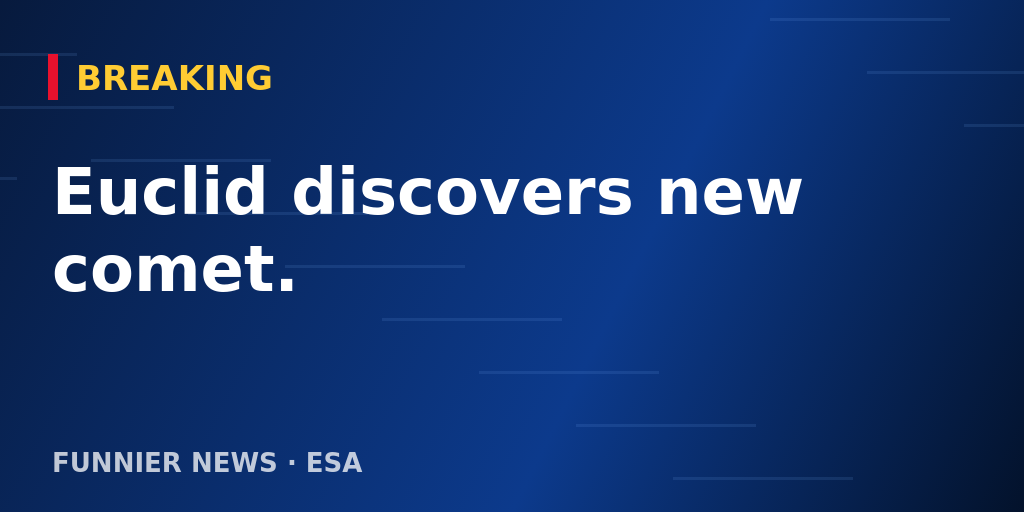
#> input picture sets/blender/newsroom_cards/breaking/wall.png, 1024 x 512 px
$ python -i newsroom_gfx.py   (imports and definitions only)
#> lines starting #> are read from the running program, lines starting #| are printed output that depends on the picture
"""Newsroom graphics package (PIL, no Blender): a skin's branding painted onto the studio's live surfaces.

    python3 sets/blender/newsroom_gfx.py cards --skin goodnight --prog episode/programme.json --out episode/cards
    python3 sets/blender/newsroom_gfx.py cards --skin galactic --sample --out /tmp/cards      # stills: a sample story

Live surfaces (named slots of the master studio):
    wall cards   news_wall_screen (the LED wall): title, story<k> (kicker + headline + credit), ambient (the skin's art
                 with no text: what the wall shows whenever a camera would crop a headline), signoff
    desk band    news_desk_brand: the show name across the desk front
    overlays     composited last over the rendered frames (newsroom_finish.py): the bug, lower thirds, the animated
                 intro title sequence and the outro sign-off card (then film grain)

Card styles (brand.card_style in news_skins/<skin>.json): paper-sun (Goodnight), starfield (Galactic), wire (Night
Wire), and generic: any other value draws a clean layout from the palette over the skin's own background image
(brand.assets.card_background, a path relative to news_skins/), so a new skin needs no code. Fonts are vendored OFL
fonts in sets/blender/newsroom_fonts; a skin may name its own font file in news_skins/ (brand.fonts.*).
"""
import argparse, json, math, pathlib, random

from PIL import Image, ImageDraw, ImageFilter, ImageFont

HERE = pathlib.Path(__file__).resolve().parent
FONTS = HERE / "newsroom_fonts"
SKINS = HERE / "news_skins"
CARD = (2048, 1024)
BAND = (2048, 224)


# [5 lines left out: function load_skin, not called in this run]


def rgb(h, a=255):
    h = h.lstrip("#")
    return tuple(int(h[i:i + 2], 16) for i in (0, 2, 4)) + (a,)


# [55 lines left out: functions _font_path, font, wrap, fit_text, grad, not called in this run]


def paper_noise(im):
    n = Image.effect_noise(im.size, 40).convert("L")
    return Image.blend(im.convert("RGB"), Image.merge("RGB", (n, n, n)), 0.04).convert("RGBA")


# [214 lines left out: functions background, card, _sun, _headline_block, card_paper_sun, _stars and 5 more, not called in this run]


# ---- overlays (composited over the rendered frames) --------------------------------------------------------------------
def ease(u):
    u = max(0.0, min(1.0, u))
    return u * u * (3 - 2 * u)


class Overlay:
    """Per-frame graphics over a W x H frame: bug, lower thirds, intro title sequence, outro card."""

    # [141 lines left out: functions __init__, f, frame, lower, intro, outro and 1 more, not called in this run]


# [2 lines not run here, left out]

>>> from PIL import Image
>>> picture = Image.open('newsroom_cards/breaking/wall.png')
#> picture is the input picture: PIL image 1024x512 RGBA; mean R, G, B, A 21, 53.3, 111.1, 255
>>> result = paper_noise(picture)
#> in paper_noise, `n = Image.effect_noise(im.size, 40).convert("L")`:
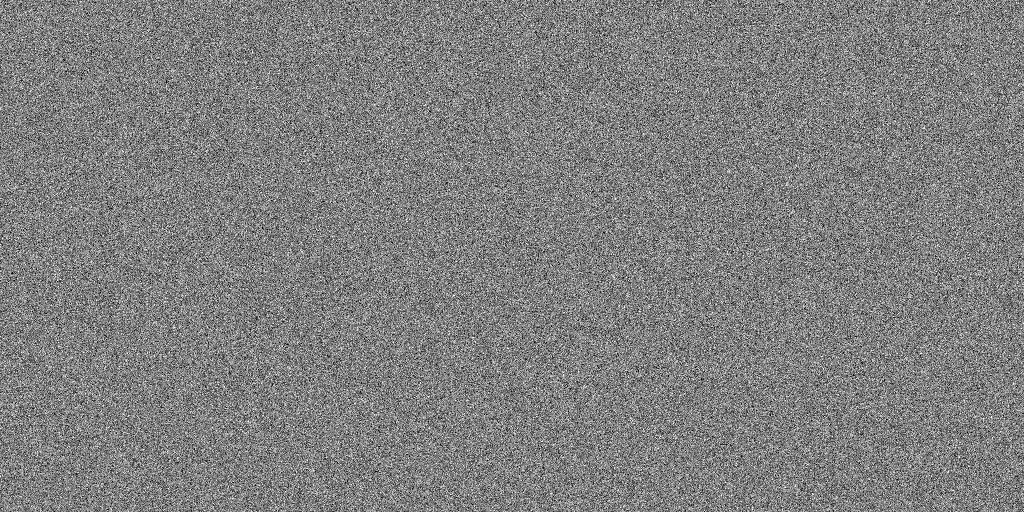
#> n: PIL image 1024x512 L; min 0, max 255, mean 127.5
